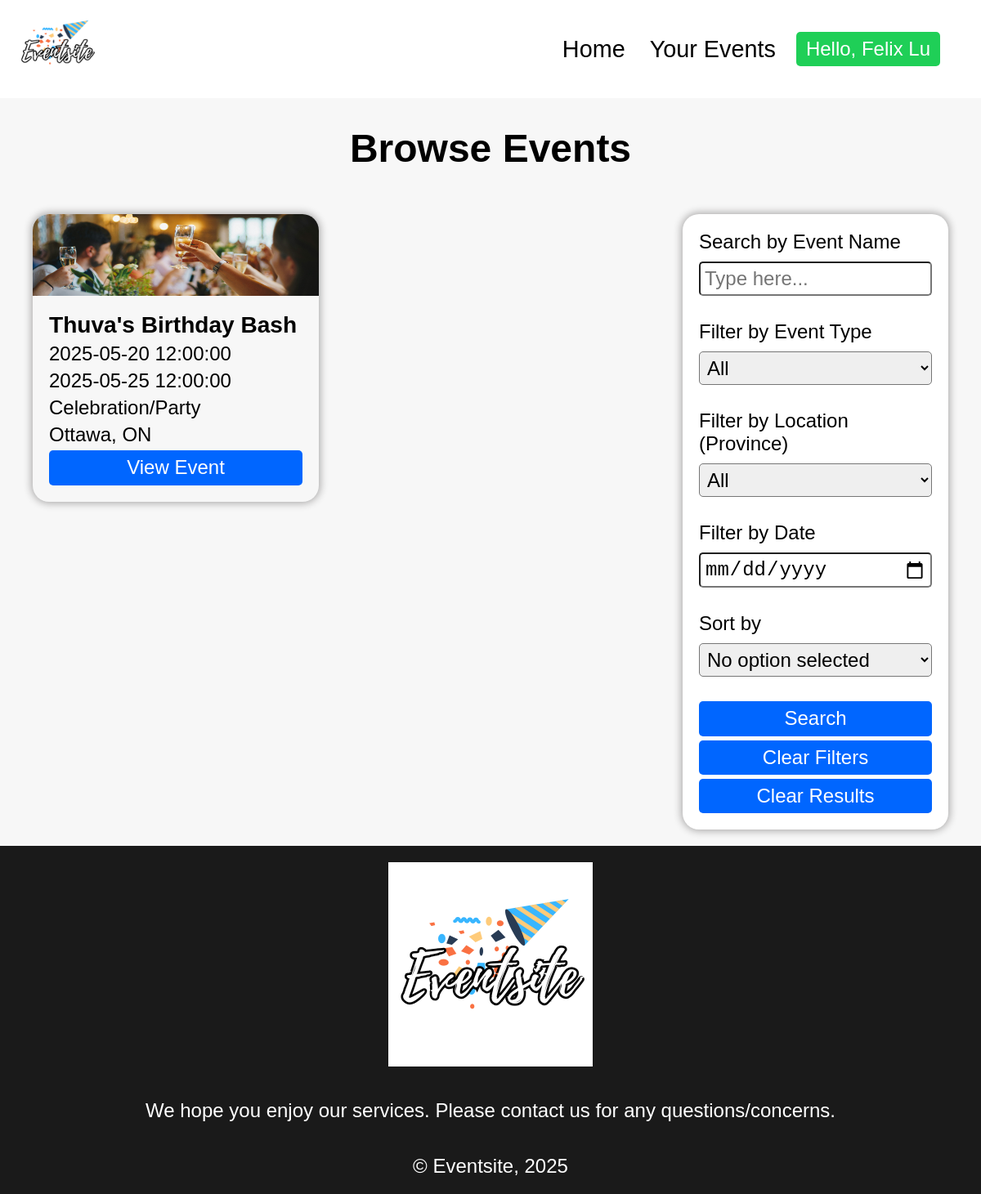
/public/server/browse.php?eventtype=Celebration/Party (signed in), run on the app's committed database.
### tables this page shows
CREATE TABLE IF NOT EXISTS `EVENT` (
    Event_Id INT AUTO_INCREMENT,
    Event_Name VARCHAR(100) NOT NULL,
    Event_Description TEXT NOT NULL,
    Event_Type_Id INT NOT NULL,
    Start_Date DATETIME NOT NULL,
    End_Date DATETIME NOT NULL,
    Visibility ENUM('Public','Private') NOT NULL,
    Address VARCHAR(255) NOT NULL,
    City VARCHAR(100) NOT NULL,
    Province VARCHAR(100) NOT NULL,
    Postal_Code VARCHAR(20) NOT NULL,
    CONSTRAINT EventPK PRIMARY KEY (`Event_ID`),
    CONSTRAINT Event_Event_IdFK FOREIGN KEY (`Event_Type_Id`) 
      REFERENCES `event_type`(`Event_Type_Id`) 
        ON UPDATE NO ACTION
        ON DELETE NO ACTION
);

CREATE TABLE IF NOT EXISTS `EVENT_TYPE` (
  Event_Type_Id INT AUTO_INCREMENT,
  Type VARCHAR(50) NOT NULL,
  CONSTRAINT Event_Type_IdPK PRIMARY KEY (`Event_Type_Id`)
);

### public/server/browse.php (the view, shortened to what this page needs)
<?php
  require_once "../../private/functions/connection.php";
  $database = db_connect();
  if (isset($_GET["eventtype"]) && $_GET["eventtype"] != "All") {
    $eventtype = $_GET["eventtype"];
  }
?>
<!DOCTYPE html>
<html lang="en">
<head>
  <link rel="stylesheet" href="../css/general.css" type="text/css">
</head>
<body>
  <?php
    include "../../private/functions/loggedinheader.php";
  ?>
  <main>
    <h1 class="middleheader">Browse Events</h1>
    <section class="eventslide">
      <div class="eventcontainer">
        <?php
          $sql = "SELECT * ";
          $sql .="FROM EVENT JOIN EVENT_TYPE ON EVENT.Event_Type_Id = EVENT_TYPE.Event_Type_Id ";
          $sql .="WHERE Visibility = 'PUBLIC' ";
          if (isset($eventtype)){
            $sql .= 'AND Type = "' . $eventtype . '" ';
          }
          $sql .= "AND Start_Date > CURRENT_TIMESTAMP ";
          $result_set = mysqli_query($database, $sql);
          if (confirm_not_empty($result_set)) {
            printevents($result_set);
          }
          else {
            echo "No results found";
          }
        ?>
      </div>
      <aside>
        <form action="browse.php" method="GET" class="searchbox">
          <div class="bigsearchitem">
            <label for="searchbar">Search by Event Name</label>
            <input type="text" name="searchbar" id="searchbar" placeholder="Type here...">
          </div>
          <div class="smallsearchitem">
          <label for="eventtype">Filter by Event Type</label>
            <select name="eventtype" id="eventtype">
              <option selected>All</option>
            </select>
          </div>
          <div class="smallsearchitem">
            <label for="province">Filter by Location (Province)</label>
            <select name="province" id="province">
              <option selected>All</option>
            </select>
          </div>
          <div class="smallsearchitem">
            <label for="date">Filter by Date</label>
            <input type="date" name="date" id="date">
          </div>
          <div class="smallsearchitem">
            <label>Sort by</label>
            <select name="sortoption" id="sortoption">
              <option value="none" selected>No option selected</option>
            </select>
          </div>
          <div class="bigsearchitem">
            <button type="submit" class="searchbutton">Search</button>
            <button type="reset" class="searchbutton">Clear Filters</button>
            <a href="browse.php" class="eventboxlink">Clear Results</a>
          </div>
        </form>
      </aside>
    </section>
  </main>
<?php
  include "../../private/functions/footer.php"
?>
</body>

### private/functions/connection.php (shortened to what this page needs)
<?php
function confirm_not_empty($result_set) {
  if(mysqli_num_rows($result_set) > 0) {
    return true;
  }
  else {
    return false;
  }
}
function printevents($result_set) {
  while ($results = mysqli_fetch_assoc($result_set)) {
    if ($results['Type'] == "Sports") {
      echo "<div class='eventbox sportbackground'>";
    }
    elseif ($results['Type'] == "Conference") {
      echo "<div class='eventbox conferencebackground'>";
    }
    elseif ($results['Type'] == "Celebration/Party") {
      echo "<div class='eventbox partybackground'>";
    }
    else {
      echo "<div class='eventbox'>";
    }
    echo "<h3>" . $results['Event_Name'] . "</h3>";
    echo "<p>" . $results['Start_Date'] . "</p>";
    echo "<p>" . $results['End_Date'] . "</p>";
    echo "<p>" . $results['Type'] . "</p>";
    echo "<p>" . $results['City'] . ", " . $results['Province'] . "</p>";
    echo '<a class="eventboxlink" href="displayevent.php?eventid=' . $results['Event_Id'] . '">View Event</a>';
    echo "</div>";
  }
}
?>

### public/css/general.css (style rules this page uses)
* { margin:0; padding:0; }
body { position:relative; background-color: #f7f7f7; font-size:24px; font-family:'Gill Sans', 'Gill Sans MT', Calibri, 'Trebuchet MS', sans-serif; }
main { position:relative; box-sizing:border-box; min-height:85vh; }
.eventslide { padding: 20px 40px; display:flex; justify-content:space-between; position:relative; gap:20px; }
.eventcontainer { display:flex; flex-wrap:wrap; justify-content:flex-start; align-items:stretch; align-content:flex-start; position:relative; gap:10px; }
.eventbox { background-image: url("../images/concertbackground.jpg"); background-size: 100% 100px; background-repeat:no-repeat; background-position:top; border-radius: 20px; box-shadow: 0px 0px 10px 2px rgb(173, 172, 172); padding:120px 20px 20px; box-sizing:border-box; width:350px; display:grid; grid-template-columns:auto; gap:5px; }
.eventbox a { align-self:flex-end; }
.partybackground { background-image: url("../images/partybackground.jpg"); }
.eventboxlink { display:block; background-color:rgb(0, 102, 255); color:white; padding:0.3em 0.5em; border-radius:5px; border:none; font-size:1em; text-decoration-line:none; text-align:center; }
.middleheader { margin:0.7em 1em; text-align:center; }
h1 { text-align:center; margin-bottom:0.5em; }
label { display:block; }
input, select { padding:5px; font-size:1em; margin: 10px 0px 20px; border-radius:5px; width:100%; box-sizing:border-box; }
button { background-color:rgb(0, 102, 255); color:white; padding:0.3em 0.5em; border-radius:5px; border:none; font-size:1em; cursor:pointer; width:100%; }
.searchbox { display:flex; flex-direction:column; box-sizing:border-box; max-width:325px; border-radius:20px; box-shadow: 0px 0px 10px 2px rgb(173, 172, 172); background-color:white; gap: 10px; padding:20px; }
.searchbox .bigsearchitem { padding:0px; margin:0px; position:relative; }
.smallsearchitem { position:relative; }
.searchbox a { display:block; text-align:center; margin-top:5px; }
.searchbox button+button { margin-top:5px; }

### data on the page
event: Event_Name "Thuva's Birthday Bash", Start_Date "2025-05-20 12:00:00", End_Date "2025-05-25 12:00:00", Event_Type_Id.Type "Celebration/Party", City "Ottawa", Province "ON"

### other printed values
$_SESSION["First_Name"] "Felix"
$_SESSION["Last_Name"] "Lu"
